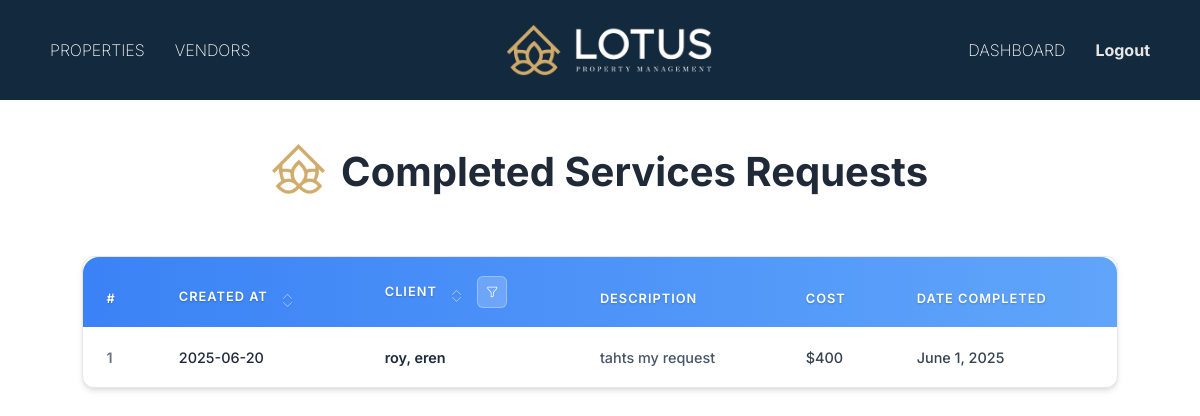
/clientmanager/service-requests/completed/ (signed in), run on the app's committed database.
### servicedetails/models.py (models this page shows, shortened)
class ServiceRequest(models.Model):
    STATUS_CHOICES = [
        ('pending', 'Pending'),
        ('open', 'Open'),
        ('completed', 'Completed'),
        ('denied', 'Denied'),
    ]
    REQUEST_TYPE_CHOICES = [
        ('interior_residence', 'INTERIOR RESIDENCE'),
        ('exterior_structure', 'EXTERIOR STRUCTURE'),
        ('exterior_grounds', 'EXTERIOR GROUNDS'),
        ('housekeeping', 'HOUSEKEEPING'),
        ('water_features', 'WATER FEATURES'),
        ('storm_preparedness', 'STORM PREPAREDNESS'),
        ('other', 'OTHER'),
    ]
    user = models.ForeignKey(Client, on_delete=models.CASCADE)  # Use Client from mainapp
    request_type = models.CharField(max_length=50, choices=REQUEST_TYPE_CHOICES)  # Updated field
    description = models.TextField()
    status = models.CharField(max_length=10, choices=STATUS_CHOICES, default='open')
    vendor = models.ForeignKey(Vendor, on_delete=models.SET_NULL, null=True, blank=True)  # Use Vendor from mainapp
    created_at = models.DateTimeField(auto_now_add=True)
    floor_plan_name = models.CharField(max_length=100, blank=True, null=True)
    completation_denied_date = models.DateField(blank=True, null=True)
    cost = models.IntegerField(default=0)

### mainapp/models.py (models this page shows, shortened)
class Client(models.Model):
    first_name = models.CharField(max_length=150)
    last_name = models.CharField(max_length=150)
    username = models.CharField(max_length=150, unique=True)
    email = models.EmailField()
    password = models.CharField(max_length=255)  # Store hashed passwords
    address = models.CharField(max_length=255, blank=True, null=True)
    city = models.CharField(max_length=100, blank=True, null=True)
    state = models.CharField(max_length=100, blank=True, null=True)
    zipcode = models.CharField(max_length=10, blank=True, null=True)
    phone_number = models.CharField(max_length=15,blank=True, null=True)
    office_phone = models.CharField(max_length=15, blank=True, null=True)
    business_address = models.CharField(max_length=255, blank=True, null=True)
    PREFERRED_CONTACT_CHOICES = [
        ('email', 'Email'),
        ('phone', 'Phone'),
        ('text', 'text'),
    ]
    preferred_contact_method = models.CharField(
        max_length=10, choices=PREFERRED_CONTACT_CHOICES, default='email'
    )
    PRIORITY_CHOICES = [
    ('primary', 'Primary'),
    ('secondary', 'Secondary'),
    ('tertiary', 'Tertiary'),
    ]
    contact1_name = models.CharField(max_length=150, blank=True, null=True)
    contact1_last_name = models.CharField(max_length=150, blank=True, null=True)
    contact1_email = models.EmailField(blank=True, null=True)
    contact1_phone = models.CharField(max_length=15, blank=True, null=True)
    contact1_office_phone = models.CharField(max_length=15, blank=True, null=True)
    contact1_buisness_adress = models.CharField(max_length=15, blank=True, null=True)
    contact1_preferred = models.CharField(
        max_length=10, choices=PREFERRED_CONTACT_CHOICES, blank=True, null=True
    )
    contact1_priority = models.CharField(
    max_length=10, choices=PRIORITY_CHOICES, blank=True, null=True
    )
    contact2_name = models.CharField(max_length=150, blank=True, null=True)
    contact2_last_name = models.CharField(max_length=150, blank=True, null=True)
    contact2_email = models.EmailField(blank=True, null=True)
    contact2_phone = models.CharField(max_length=15, blank=True, null=True)
    contact2_office_phone = models.CharField(max_length=15, blank=True, null=True)
    contact2_buisness_adress = models.CharField(max_length=15, blank=True, null=True)
    contact2_preferred = models.CharField(
        max_length=10, choices=PREFERRED_CONTACT_CHOICES, blank=True, null=True
    )
    contact2_priority = models.CharField(
    max_length=10, choices=PRIORITY_CHOICES, blank=True, null=True
    )
    contact3_name = models.CharField(max_length=150, blank=True, null=True)
    contact3_last_name = models.CharField(max_length=150, blank=True, null=True)
    contact3_email = models.EmailField(blank=True, null=True)
    contact3_phone = models.CharField(max_length=15, blank=True, null=True)
    contact3_office_phone = models.CharField(max_length=15, blank=True, null=True)
    contact3_buisness_adress = models.CharField(max_length=15, blank=True, null=True)
    contact3_preferred = models.CharField(
        max_length=10, choices=PREFERRED_CONTACT_CHOICES, blank=True, null=True
    )
    contact3_priority = models.CharField(
    max_length=10, choices=PRIORITY_CHOICES, blank=True, null=True
    )
    contact4_name = models.CharField(max_length=150, blank=True, null=True)
    contact4_last_name = models.CharField(max_length=150, blank=True, null=True)
    contact4_email = models.EmailField(blank=True, null=True)
    contact4_phone = models.CharField(max_length=15, blank=True, null=True)
    contact4_office_phone = models.CharField(max_length=15, blank=True, null=True)
    contact4_buisness_adress = models.CharField(max_length=15, blank=True, null=True)
    contact4_preferred = models.CharField(
        max_length=10, choices=PREFERRED_CONTACT_CHOICES, blank=True, null=True
    )
    contact4_priority = models.CharField(
    max_length=10, choices=PRIORITY_CHOICES, blank=True, null=True
    )
    contact5_name = models.CharField(max_length=150, blank=True, null=True)
    contact5_last_name = models.CharField(max_length=150, blank=True, null=True)
    contact5_email = models.EmailField(blank=True, null=True)
    contact5_phone = models.CharField(max_length=15, blank=True, null=True)
    contact5_office_phone = models.CharField(max_length=15, blank=True, null=True)
    contact5_buisness_adress = models.CharField(max_length=15, blank=True, null=True)
    contact5_preferred = models.CharField(
        max_length=10, choices=PREFERRED_CONTACT_CHOICES, blank=True, null=True
    )
    contact5_priority = models.CharField(
    max_length=10, choices=PRIORITY_CHOICES, blank=True, null=True
    )
    created_at = models.DateTimeField(auto_now_add=True)

### clientmanager/views.py (the view)
# urls.py: path('service-requests/completed/', views.completed_requests, name='clientmanager_completed_requests'),
def completed_requests(request):
    manager_id = request.session.get('manager_id')
    if not manager_id:
        return redirect('clientmanager:client_login')
    requests = ServiceRequest.objects.filter(status='completed')
    return render(request, 'clientmanager/servicerequests/completed.html', {'requests': requests})

### template/clientmanager/servicerequests/completed.html (shortened to what this page needs)
{% extends 'cmbase.html' %}
{% block content %}
{% load static %}
<div style="margin-top: 4%; font-size: 1.5rem;" class="d-flex justify-content-center align-items-center mb-4 text-center flex-column flex-md-row gap-3">
    <img src="{% static 'img/smalllogo.png' %}" alt="Concierge Icon" style="width: auto; height: 50px; margin-top: -10px;">
    <div>
        <h1 class="page-title mb-1" style="font-size: 2.5rem; color: #1f2937; font-weight: 700;">Completed Services Requests</h1>
    </div>
</div>
<link rel="stylesheet" href="https://cdn.jsdelivr.net/npm/bootstrap-icons@1.10.5/font/bootstrap-icons.css">
<div class="dashboard-container">
    <div class="table-container">
        <div class="table-responsive">
            <table class="table modern-table">
                <thead class="custom-thead">
                    <tr>
                        <th>#</th>
                         <th style="position: relative;">
                            Created At
                            <span class="sort-arrows" data-column="date" onclick="sortTable('date')">
                                <i class="bi bi-chevron-up sort-up"></i>
                                <i class="bi bi-chevron-down sort-down"></i>
                            </span>
                        </th>
                        <th style="position: relative;">
                            Client
                            <span class="sort-arrows" data-column="client" onclick="sortTable('client')">
                                <i class="bi bi-chevron-up sort-up"></i>
                                <i class="bi bi-chevron-down sort-down"></i>
                            </span>
                            <div class="client-filter-container">
                                <button class="client-filter-btn" onclick="toggleClientFilter()">
                                    <i class="bi bi-funnel"></i>
                                </button>
                            </div>
                        </th>
                        <th>Description</th>
                        <th>cost</th>
                        <th>Date completed</th>
                    </tr>
                </thead>
                <tbody id="tableBody">
                    {% for req in requests %}
                    <tr data-client="{{ req.user.last_name }}, {{ req.user.first_name }}" data-date="{{ req.created_at|date:'Y-m-d' }}">
                        <td>{{ forloop.counter }}</td>
                          <td onclick="window.location.href='{% url 'clientmanager:clientmanager_view_request' req.id %}'">
                            <div style="color: #1e293b; font-weight: 500;">{{ req.created_at|date:"Y-m-d" }}</div>
                        </td>
                        <td>
                            <div class="d-flex align-items-center">
                                <div class="">
                                    <div style="font-weight: 600; color: #1e293b;">{{ req.user.last_name }}, {{ req.user.first_name }}</div>
                                </div>
                            </div>
                        </td>
                        <td style="color: #475569;">{{ req.description|truncatechars:40 }}</td>
                      <td>${{ req.cost }}</td>
<td>{{ req.completation_denied_date }}</td>
                    </tr>
                    {% endfor %}
                </tbody>
            </table>
        </div>
    </div>
</div>
{% endblock %}

### template/clientmanager/servicerequests/completed.html (style rules this page uses)
* { font-family: 'Inter', -apple-system, BlinkMacSystemFont, 'Segoe UI', Roboto, sans-serif; }
body { background: white; min-height: 100vh; }
.dashboard-container { padding: 2rem 1.5rem; margin-top: 10px; margin-bottom: 100px; }
.page-title { font-size: 2.5rem; font-weight: 700; color: #1f2937; margin-bottom: 0; }
.table-container { background: white; width: 90%; border-radius: 12px; margin: 0 auto; overflow: hidden; box-shadow: 0 4px 6px -1px rgba(0, 0, 0, 0.1), 0 2px 4px -1px rgba(0, 0, 0, 0.06); border: 1px solid #e5e7eb; }
.modern-table { margin-bottom: 0; border-collapse: separate; border-spacing: 0; }
.custom-thead { background: linear-gradient(90deg, #3b82f6, #60a5fa); position: relative; }
.custom-thead th { position: relative; z-index: 1; border: none; font-weight: 600; color: white !important; text-transform: uppercase; font-size: 0.8rem; letter-spacing: 1px; padding: 1.2rem 1.5rem; text-shadow: 0 1px 2px rgba(0, 0, 0, 0.2); background: transparent; }
.custom-thead th:first-child { border-top-left-radius: 12px; }
.custom-thead th:last-child { border-top-right-radius: 12px; }
.modern-table tbody tr { transition: all 0.3s ease; border-bottom: 1px solid #e2e8f0; background: white; }
.modern-table td { border: none; padding: 1.2rem 1.5rem; vertical-align: middle; font-size: 0.9rem; color: #374151; font-weight: 500; }
.modern-table td:first-child { color: #6b7280; font-weight: 600; }
.sort-arrows { display: inline-flex; flex-direction: column; margin-left: 10px; cursor: pointer; font-size: 11px; line-height: 1; opacity: 0.7; transition: opacity 0.3s ease; }
.sort-arrows i { margin: -2px 0; color: rgba(255, 255, 255, 0.8); transition: color 0.2s; }
.client-filter-container { display: inline-block; margin-left: 10px; position: relative; }
.client-filter-btn { background: rgba(255, 255, 255, 0.2); border: 1px solid rgba(255, 255, 255, 0.3); border-radius: 6px; padding: 6px 8px; cursor: pointer; font-size: 12px; color: white; transition: all 0.3s ease; backdrop-filter: blur(10px); }
.table-responsive { border-radius: 16px; }

### data on the page
ServiceRequest: created_at "2025-06-20", user.last_name "roy", user.first_name "eren", description "tahts my request", cost "400", completation_denied_date "June 1, 2025"
